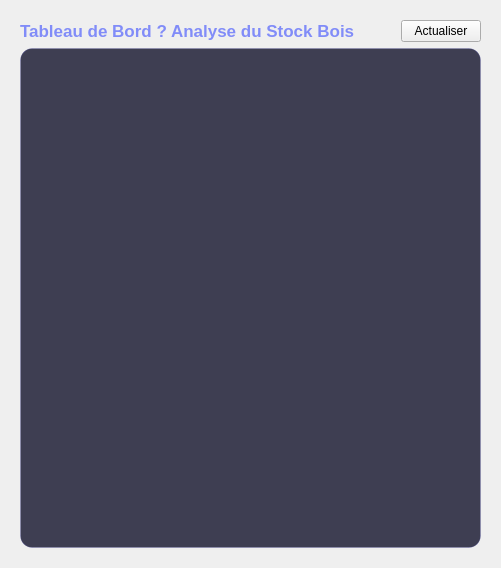
          <widget class="QWidget" name="tab_bois_stats">
           <attribute name="title">
            <string>Statistiques</string>
           </attribute>
           <layout class="QVBoxLayout" name="vl_bois_stats">
            <property name="leftMargin">
             <number>20</number>
            </property>
            <property name="topMargin">
             <number>20</number>
            </property>
            <property name="rightMargin">
             <number>20</number>
            </property>
            <property name="bottomMargin">
             <number>20</number>
            </property>
            <item>
             <layout class="QHBoxLayout" name="hl_bois_stats_top">
              <item>
               <widget class="QLabel" name="lb_bois_stats_title">
                <property name="styleSheet">
                 <string notr="true">color:#818cf8;font-size:17px;font-weight:700;background:transparent;</string>
                </property>
                <property name="text">
                 <string>Tableau de Bord ? Analyse du Stock Bois</string>
                </property>
               </widget>
              </item>
              <item>
               <spacer name="hs_bois_stats_spacer">
                <property name="orientation">
                 <enum>Qt::Orientation::Horizontal</enum>
                </property>
                <property name="sizeHint" stdset="0">
                 <size>
                  <width>40</width>
                  <height>20</height>
                 </size>
                </property>
               </spacer>
              </item>
              <item>
               <widget class="QPushButton" name="btn_bois_stats_refresh">
                <property name="text">
                 <string>Actualiser</string>
                </property>
               </widget>
              </item>
             </layout>
            </item>
            <item>
             <widget class="QFrame" name="tab_bois_stats_charts">
              <property name="minimumSize">
               <size>
                <width>0</width>
                <height>500</height>
               </size>
              </property>
              <property name="styleSheet">
               <string notr="true">background:rgba(18,18,42,0.8);border:1px solid rgba(99,102,241,0.15);border-radius:12px;</string>
              </property>
              <property name="frameShape">
               <enum>QFrame::Shape::StyledPanel</enum>
              </property>
              <property name="frameShadow">
               <enum>QFrame::Shadow::Raised</enum>
              </property>
             </widget>
            </item>
           </layout>
          </widget>
